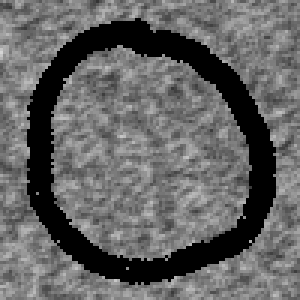
#> input picture input0.png, 100 x 100 px, given in place of inputQ.png, which was not available (shown 3 times larger)
$ python 'make data.py'
#> lines starting #> are read from the running program, lines starting #| are printed output that depends on the picture; pictures that were not available may be replaced by others from this repository, and a replacement may not be noted
import cv2
import random
import os
import numpy as np
for k in range(1):
     img4 = np.zeros((102,102, 3), np.uint8)
     p=random.randrange(0,34)
     if(p<10):
          pn=str(p)
     elif((p>=10)and(p<18)):
          p+=55
          pn=chr(p)
     elif((p>=18)and(p<23)):
          p+=56
          pn=chr(p)
     else:
          p+=57
          pn=chr(p)
     s='input'+pn+'.png'
     img2 = cv2.imread(s)
#> img2 is the input picture: shape (100, 100, 3); min 0, max 213, mean 99.8
     dice=random.randrange(0,2)
     if (dice==1):
          for i in range(102):
               for j in range(102):
                   if((i==0)or(j==0)or(i==101)or(j==101)):
                       num=random.randrange(0,256)
                       img4[i][j][0]=num
                       img4[i][j][1]=num
                       img4[i][j][2]=num
                   else:
                       img4[i][j][0]=img2[i-1][j-1][0]
                       img4[i][j][1]=img2[i-1][j-1][1]
                       img4[i][j][2]=img2[i-1][j-1][2]
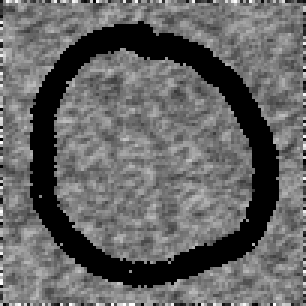
#> img4: shape (102, 102, 3) (shown 3 times larger); min 0, max 255, mean 100.7
     else:
          c=random.randrange(0,256)
          for i in range(102):
               for j in range(102):
                    img4[i][j][0]=c
                    img4[i][j][1]=c
                    img4[i][j][2]=c
     for i in range(100):
         for j in range(100):
             m=int((int(img4[i][j][0])+int(img4[i+1][j][0])+int(img4[i+2][j][0])+int(img4[i][j+1][0])+int(img4[i+2][j+1][0])+int(img4[i][j+2][0])+int(img4[i+1][j+2][0])+int(img4[i+2][j+2][0]))/8)
             r=random.randrange(105,145)
             num=random.randrange(max(m-r,0),min(m+r,255))
             img4[i+1][j+1][0]=num
             img4[i+1][j+1][1]=num
             img4[i+1][j+1][2]=num
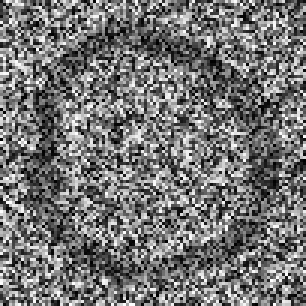
#> img4: shape (102, 102, 3) (shown 3 times larger); min 0, max 255, mean 116
     img=img4[1:101,1:101]
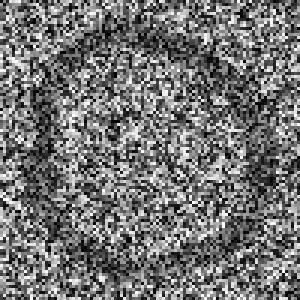
#> img: shape (100, 100, 3) (shown 3 times larger); min 0, max 254, mean 115.7
     kn=str(k+1)
     if (dice==1):
          dcr='contain'+pn
     else:
          dcr='none'
     ds='data'+kn+dcr+'.png'
     cv2.imwrite(ds,img)

$ run again, on input4.png
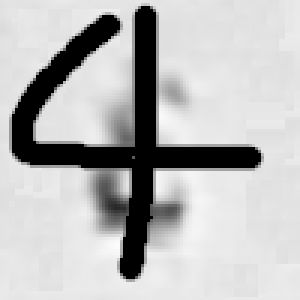
#> input picture input4.png, 100 x 100 px, given in place of inputQ.png, which was not available (shown 3 times larger)
#> img2 is the input picture: shape (100, 100, 3); min 0, max 251, mean 185.5
#> after the loop `for i in range(100):`:
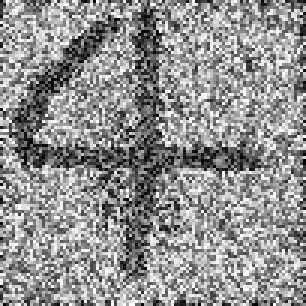
#> img4: shape (102, 102, 3) (shown 3 times larger); min 0, max 255, mean 145.3
#> `img=img4[1:101,1:101]`:
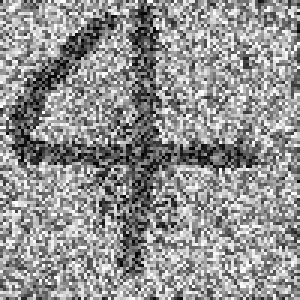
#> img: shape (100, 100, 3) (shown 3 times larger); min 0, max 254, mean 146.2

$ run again, on input5.png
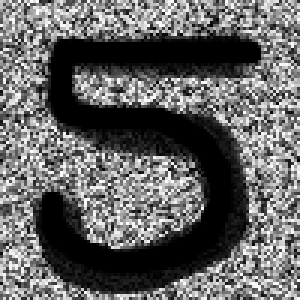
#> input picture input5.png, 100 x 100 px, given in place of inputQ.png, which was not available (shown 3 times larger)
#> img2 is the input picture: shape (100, 100, 3); min 0, max 254, mean 99.1
#> after the loop `for i in range(100):`:
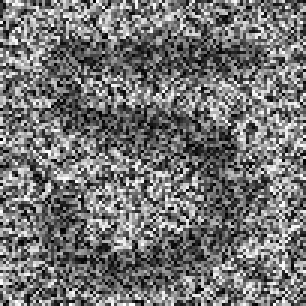
#> img4: shape (102, 102, 3) (shown 3 times larger); min 0, max 255, mean 115.5
#> `img=img4[1:101,1:101]`:
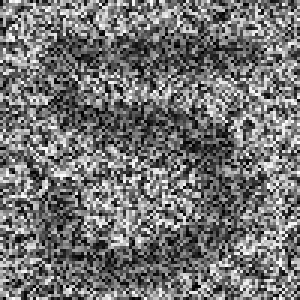
#> img: shape (100, 100, 3) (shown 3 times larger); min 0, max 254, mean 115.2

$ run again, on input6.png
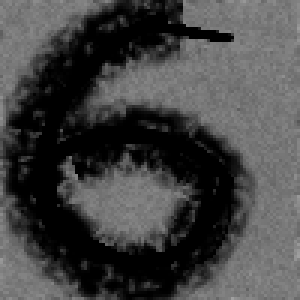
#> input picture input6.png, 100 x 100 px, given in place of inputQ.png, which was not available (shown 3 times larger)
#> img2 is the input picture: shape (100, 100, 3); min 0, max 160, mean 67.9
#> after the loop `for i in range(100):`:
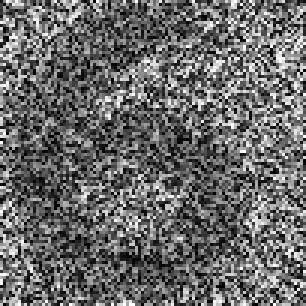
#> img4: shape (102, 102, 3) (shown 3 times larger); min 0, max 255, mean 105.5
#> `img=img4[1:101,1:101]`:
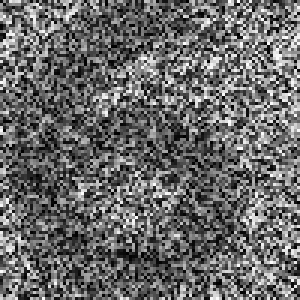
#> img: shape (100, 100, 3) (shown 3 times larger); min 0, max 254, mean 104.8
